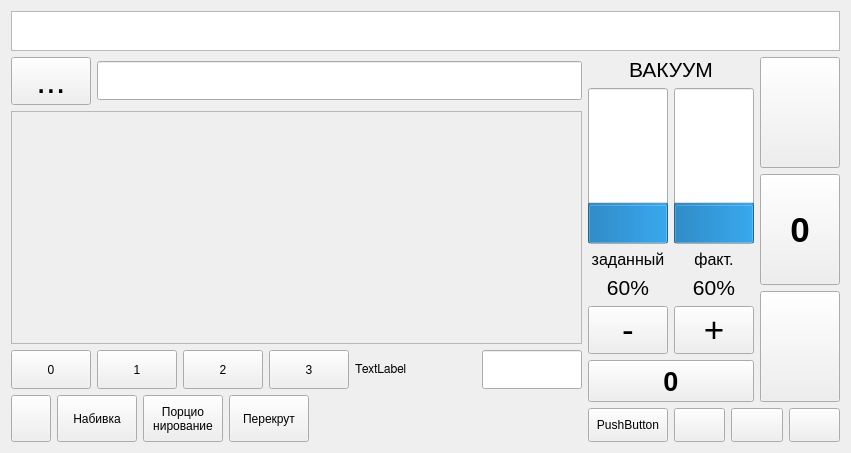
<?xml version="1.0" encoding="UTF-8"?>
<ui version="4.0">
 <class>MainFrame</class>
 <widget class="QWidget" name="MainFrame">
  <property name="geometry">
   <rect>
    <x>0</x>
    <y>0</y>
    <width>851</width>
    <height>453</height>
   </rect>
  </property>
  <property name="minimumSize">
   <size>
    <width>0</width>
    <height>0</height>
   </size>
  </property>
  <property name="windowTitle">
   <string>Form</string>
  </property>
  <layout class="QGridLayout" name="gridLayout_3">
   <item row="0" column="0">
    <layout class="QGridLayout" name="gridLayout_2" rowstretch="2,20,2" columnstretch="20,2,1" columnminimumwidth="0,0,0">
     <property name="sizeConstraint">
      <enum>QLayout::SetMaximumSize</enum>
     </property>
     <property name="leftMargin">
      <number>0</number>
     </property>
     <property name="topMargin">
      <number>0</number>
     </property>
     <property name="rightMargin">
      <number>0</number>
     </property>
     <property name="bottomMargin">
      <number>0</number>
     </property>
     <property name="horizontalSpacing">
      <number>6</number>
     </property>
     <item row="2" column="1" colspan="2">
      <layout class="QHBoxLayout" name="horizontalLayout_10">
       <item>
        <widget class="QPushButton" name="pushButton_29">
         <property name="sizePolicy">
          <sizepolicy hsizetype="Minimum" vsizetype="Minimum">
           <horstretch>0</horstretch>
           <verstretch>0</verstretch>
          </sizepolicy>
         </property>
         <property name="text">
          <string>PushButton</string>
         </property>
         <property name="checkable">
          <bool>true</bool>
         </property>
        </widget>
       </item>
       <item>
        <widget class="QPushButton" name="btnAlarms">
         <property name="sizePolicy">
          <sizepolicy hsizetype="Minimum" vsizetype="Minimum">
           <horstretch>0</horstretch>
           <verstretch>0</verstretch>
          </sizepolicy>
         </property>
         <property name="text">
          <string/>
         </property>
         <property name="icon">
          <iconset resource="../resources.qrc">
           <normaloff>:/images/exclamation.png</normaloff>:/images/exclamation.png</iconset>
         </property>
         <property name="iconSize">
          <size>
           <width>48</width>
           <height>48</height>
          </size>
         </property>
        </widget>
       </item>
       <item>
        <widget class="QPushButton" name="btnInfo">
         <property name="sizePolicy">
          <sizepolicy hsizetype="Minimum" vsizetype="Minimum">
           <horstretch>0</horstretch>
           <verstretch>0</verstretch>
          </sizepolicy>
         </property>
         <property name="text">
          <string/>
         </property>
         <property name="icon">
          <iconset resource="../resources.qrc">
           <normaloff>:/images/info.png</normaloff>:/images/info.png</iconset>
         </property>
         <property name="iconSize">
          <size>
           <width>48</width>
           <height>48</height>
          </size>
         </property>
        </widget>
       </item>
       <item>
        <widget class="QPushButton" name="buttonConfig">
         <property name="sizePolicy">
          <sizepolicy hsizetype="Minimum" vsizetype="Minimum">
           <horstretch>0</horstretch>
           <verstretch>0</verstretch>
          </sizepolicy>
         </property>
         <property name="text">
          <string/>
         </property>
         <property name="icon">
          <iconset resource="../resources.qrc">
           <normaloff>:/images/gears.png</normaloff>:/images/gears.png</iconset>
         </property>
         <property name="iconSize">
          <size>
           <width>48</width>
           <height>48</height>
          </size>
         </property>
        </widget>
       </item>
      </layout>
     </item>
     <item row="1" column="1">
      <layout class="QGridLayout" name="gridLayout" rowstretch="1,10,2,2">
       <item row="1" column="1">
        <layout class="QVBoxLayout" name="verticalLayout_3">
         <item>
          <widget class="QProgressBar" name="indVacuum">
           <property name="sizePolicy">
            <sizepolicy hsizetype="Minimum" vsizetype="Expanding">
             <horstretch>0</horstretch>
             <verstretch>0</verstretch>
            </sizepolicy>
           </property>
           <property name="value">
            <number>24</number>
           </property>
           <property name="textVisible">
            <bool>false</bool>
           </property>
           <property name="orientation">
            <enum>Qt::Vertical</enum>
           </property>
          </widget>
         </item>
         <item>
          <widget class="QLabel" name="label_14">
           <property name="font">
            <font>
             <pointsize>12</pointsize>
            </font>
           </property>
           <property name="text">
            <string>факт.</string>
           </property>
           <property name="alignment">
            <set>Qt::AlignCenter</set>
           </property>
          </widget>
         </item>
         <item>
          <widget class="QLabel" name="lblVacuum">
           <property name="font">
            <font>
             <pointsize>16</pointsize>
            </font>
           </property>
           <property name="text">
            <string>60%</string>
           </property>
           <property name="alignment">
            <set>Qt::AlignCenter</set>
           </property>
          </widget>
         </item>
        </layout>
       </item>
       <item row="2" column="0" colspan="2">
        <layout class="QHBoxLayout" name="horizontalLayout_8">
         <item>
          <widget class="QPushButton" name="btnVacuumMinus">
           <property name="sizePolicy">
            <sizepolicy hsizetype="Minimum" vsizetype="Minimum">
             <horstretch>0</horstretch>
             <verstretch>0</verstretch>
            </sizepolicy>
           </property>
           <property name="font">
            <font>
             <pointsize>26</pointsize>
            </font>
           </property>
           <property name="text">
            <string>-</string>
           </property>
          </widget>
         </item>
         <item>
          <widget class="QPushButton" name="btnVacuumPlus">
           <property name="sizePolicy">
            <sizepolicy hsizetype="Minimum" vsizetype="Minimum">
             <horstretch>0</horstretch>
             <verstretch>0</verstretch>
            </sizepolicy>
           </property>
           <property name="font">
            <font>
             <pointsize>26</pointsize>
            </font>
           </property>
           <property name="text">
            <string>+</string>
           </property>
          </widget>
         </item>
        </layout>
       </item>
       <item row="1" column="0">
        <layout class="QVBoxLayout" name="verticalLayout_2">
         <item>
          <widget class="QProgressBar" name="indSetpoint">
           <property name="sizePolicy">
            <sizepolicy hsizetype="Minimum" vsizetype="Expanding">
             <horstretch>0</horstretch>
             <verstretch>0</verstretch>
            </sizepolicy>
           </property>
           <property name="value">
            <number>24</number>
           </property>
           <property name="textVisible">
            <bool>false</bool>
           </property>
           <property name="orientation">
            <enum>Qt::Vertical</enum>
           </property>
          </widget>
         </item>
         <item>
          <widget class="QLabel" name="label_13">
           <property name="font">
            <font>
             <pointsize>12</pointsize>
            </font>
           </property>
           <property name="text">
            <string>заданный</string>
           </property>
           <property name="alignment">
            <set>Qt::AlignCenter</set>
           </property>
          </widget>
         </item>
         <item>
          <widget class="QLabel" name="lblSetpoint">
           <property name="font">
            <font>
             <pointsize>16</pointsize>
            </font>
           </property>
           <property name="text">
            <string>60%</string>
           </property>
           <property name="alignment">
            <set>Qt::AlignCenter</set>
           </property>
          </widget>
         </item>
        </layout>
       </item>
       <item row="3" column="0" colspan="2">
        <widget class="QPushButton" name="btnVacuumOnOff">
         <property name="sizePolicy">
          <sizepolicy hsizetype="Minimum" vsizetype="Minimum">
           <horstretch>0</horstretch>
           <verstretch>0</verstretch>
          </sizepolicy>
         </property>
         <property name="font">
          <font>
           <pointsize>20</pointsize>
           <weight>75</weight>
           <bold>true</bold>
          </font>
         </property>
         <property name="text">
          <string>0</string>
         </property>
         <property name="checkable">
          <bool>true</bool>
         </property>
        </widget>
       </item>
       <item row="0" column="0" colspan="2">
        <widget class="QLabel" name="label_16">
         <property name="font">
          <font>
           <pointsize>16</pointsize>
          </font>
         </property>
         <property name="text">
          <string>ВАКУУМ</string>
         </property>
         <property name="alignment">
          <set>Qt::AlignCenter</set>
         </property>
        </widget>
       </item>
      </layout>
     </item>
     <item row="1" column="2">
      <layout class="QVBoxLayout" name="verticalLayout_4">
       <item>
        <widget class="QPushButton" name="pushButton_26">
         <property name="sizePolicy">
          <sizepolicy hsizetype="Minimum" vsizetype="Minimum">
           <horstretch>0</horstretch>
           <verstretch>0</verstretch>
          </sizepolicy>
         </property>
         <property name="text">
          <string/>
         </property>
         <property name="icon">
          <iconset resource="../resources.qrc">
           <normaloff>:/images/circled-up.png</normaloff>:/images/circled-up.png</iconset>
         </property>
         <property name="iconSize">
          <size>
           <width>64</width>
           <height>64</height>
          </size>
         </property>
        </widget>
       </item>
       <item>
        <widget class="QPushButton" name="pushButton_27">
         <property name="sizePolicy">
          <sizepolicy hsizetype="Minimum" vsizetype="Minimum">
           <horstretch>0</horstretch>
           <verstretch>0</verstretch>
          </sizepolicy>
         </property>
         <property name="font">
          <font>
           <pointsize>26</pointsize>
           <weight>75</weight>
           <bold>true</bold>
          </font>
         </property>
         <property name="text">
          <string>0</string>
         </property>
        </widget>
       </item>
       <item>
        <widget class="QPushButton" name="pushButton_28">
         <property name="sizePolicy">
          <sizepolicy hsizetype="Minimum" vsizetype="Minimum">
           <horstretch>0</horstretch>
           <verstretch>0</verstretch>
          </sizepolicy>
         </property>
         <property name="text">
          <string/>
         </property>
         <property name="icon">
          <iconset resource="../resources.qrc">
           <normaloff>:/images/circled-down.png</normaloff>:/images/circled-down.png</iconset>
         </property>
         <property name="iconSize">
          <size>
           <width>64</width>
           <height>64</height>
          </size>
         </property>
        </widget>
       </item>
      </layout>
     </item>
     <item row="1" column="0" rowspan="2">
      <layout class="QVBoxLayout" name="verticalLayout" stretch="1,0,1,1">
       <item>
        <layout class="QHBoxLayout" name="horizontalLayout_9" stretch="1,5">
         <item>
          <widget class="QPushButton" name="btnManagePresset">
           <property name="sizePolicy">
            <sizepolicy hsizetype="Fixed" vsizetype="Minimum">
             <horstretch>0</horstretch>
             <verstretch>0</verstretch>
            </sizepolicy>
           </property>
           <property name="font">
            <font>
             <pointsize>26</pointsize>
             <weight>50</weight>
             <bold>false</bold>
            </font>
           </property>
           <property name="text">
            <string>...</string>
           </property>
          </widget>
         </item>
         <item>
          <widget class="QLineEdit" name="txtPressetName">
           <property name="font">
            <font>
             <pointsize>20</pointsize>
            </font>
           </property>
          </widget>
         </item>
        </layout>
       </item>
       <item>
        <widget class="QFrame" name="PressetFrame">
         <property name="sizePolicy">
          <sizepolicy hsizetype="Minimum" vsizetype="Minimum">
           <horstretch>1</horstretch>
           <verstretch>5</verstretch>
          </sizepolicy>
         </property>
         <property name="frameShape">
          <enum>QFrame::StyledPanel</enum>
         </property>
         <property name="frameShadow">
          <enum>QFrame::Raised</enum>
         </property>
        </widget>
       </item>
       <item>
        <layout class="QHBoxLayout" name="horizontalLayout_6" stretch="1,1,1,1,1,3,0">
         <item>
          <widget class="QPushButton" name="btnPedal0">
           <property name="sizePolicy">
            <sizepolicy hsizetype="Fixed" vsizetype="Minimum">
             <horstretch>1</horstretch>
             <verstretch>0</verstretch>
            </sizepolicy>
           </property>
           <property name="text">
            <string>0</string>
           </property>
           <property name="checkable">
            <bool>true</bool>
           </property>
           <property name="autoExclusive">
            <bool>false</bool>
           </property>
           <attribute name="buttonGroup">
            <string notr="true">buttonGroup</string>
           </attribute>
          </widget>
         </item>
         <item>
          <widget class="QPushButton" name="btnPedal1">
           <property name="sizePolicy">
            <sizepolicy hsizetype="Fixed" vsizetype="Minimum">
             <horstretch>1</horstretch>
             <verstretch>0</verstretch>
            </sizepolicy>
           </property>
           <property name="text">
            <string>1</string>
           </property>
           <property name="checkable">
            <bool>true</bool>
           </property>
           <property name="autoExclusive">
            <bool>true</bool>
           </property>
           <attribute name="buttonGroup">
            <string notr="true">buttonGroup</string>
           </attribute>
          </widget>
         </item>
         <item>
          <widget class="QPushButton" name="btnPedal2">
           <property name="sizePolicy">
            <sizepolicy hsizetype="Fixed" vsizetype="Minimum">
             <horstretch>1</horstretch>
             <verstretch>0</verstretch>
            </sizepolicy>
           </property>
           <property name="text">
            <string>2</string>
           </property>
           <property name="checkable">
            <bool>true</bool>
           </property>
           <property name="autoExclusive">
            <bool>true</bool>
           </property>
           <attribute name="buttonGroup">
            <string notr="true">buttonGroup</string>
           </attribute>
          </widget>
         </item>
         <item>
          <widget class="QPushButton" name="btnPedal3">
           <property name="sizePolicy">
            <sizepolicy hsizetype="Fixed" vsizetype="Minimum">
             <horstretch>1</horstretch>
             <verstretch>0</verstretch>
            </sizepolicy>
           </property>
           <property name="text">
            <string>3</string>
           </property>
           <property name="checkable">
            <bool>true</bool>
           </property>
           <property name="autoExclusive">
            <bool>true</bool>
           </property>
           <attribute name="buttonGroup">
            <string notr="true">buttonGroup</string>
           </attribute>
          </widget>
         </item>
         <item>
          <widget class="QLabel" name="lblPedalMode">
           <property name="sizePolicy">
            <sizepolicy hsizetype="Preferred" vsizetype="Preferred">
             <horstretch>2</horstretch>
             <verstretch>0</verstretch>
            </sizepolicy>
           </property>
           <property name="font">
            <font>
             <family>FreeSans</family>
            </font>
           </property>
           <property name="text">
            <string>TextLabel</string>
           </property>
          </widget>
         </item>
         <item>
          <spacer name="horizontalSpacer_6">
           <property name="orientation">
            <enum>Qt::Horizontal</enum>
           </property>
           <property name="sizeHint" stdset="0">
            <size>
             <width>40</width>
             <height>20</height>
            </size>
           </property>
          </spacer>
         </item>
         <item>
          <widget class="QClickableLineEdit" name="txtPortionCount">
           <property name="maximumSize">
            <size>
             <width>100</width>
             <height>16777215</height>
            </size>
           </property>
           <property name="font">
            <font>
             <pointsize>20</pointsize>
            </font>
           </property>
          </widget>
         </item>
        </layout>
       </item>
       <item>
        <layout class="QHBoxLayout" name="horizontalLayout_7" stretch="1,1,1,1,6">
         <item>
          <widget class="QPushButton" name="btnEnableOperation">
           <property name="sizePolicy">
            <sizepolicy hsizetype="Fixed" vsizetype="Minimum">
             <horstretch>0</horstretch>
             <verstretch>0</verstretch>
            </sizepolicy>
           </property>
           <property name="text">
            <string/>
           </property>
           <property name="icon">
            <iconset resource="../resources.qrc">
             <normaloff>:/images/power-button-off.png</normaloff>:/images/power-button-off.png</iconset>
           </property>
           <property name="iconSize">
            <size>
             <width>64</width>
             <height>32</height>
            </size>
           </property>
           <property name="checkable">
            <bool>false</bool>
           </property>
           <property name="autoExclusive">
            <bool>false</bool>
           </property>
          </widget>
         </item>
         <item>
          <widget class="QPushButton" name="btnStuffing">
           <property name="sizePolicy">
            <sizepolicy hsizetype="Fixed" vsizetype="Minimum">
             <horstretch>0</horstretch>
             <verstretch>0</verstretch>
            </sizepolicy>
           </property>
           <property name="text">
            <string>Набивка</string>
           </property>
           <property name="checkable">
            <bool>true</bool>
           </property>
           <property name="autoExclusive">
            <bool>true</bool>
           </property>
           <attribute name="buttonGroup">
            <string notr="true">buttonGroup_2</string>
           </attribute>
          </widget>
         </item>
         <item>
          <widget class="QPushButton" name="btnPortion">
           <property name="sizePolicy">
            <sizepolicy hsizetype="Fixed" vsizetype="Minimum">
             <horstretch>0</horstretch>
             <verstretch>0</verstretch>
            </sizepolicy>
           </property>
           <property name="text">
            <string>Порцио
нирование</string>
           </property>
           <property name="checkable">
            <bool>true</bool>
           </property>
           <property name="autoExclusive">
            <bool>true</bool>
           </property>
           <attribute name="buttonGroup">
            <string notr="true">buttonGroup_2</string>
           </attribute>
          </widget>
         </item>
         <item>
          <widget class="QPushButton" name="btnSwiper">
           <property name="sizePolicy">
            <sizepolicy hsizetype="Fixed" vsizetype="Minimum">
             <horstretch>0</horstretch>
             <verstretch>0</verstretch>
            </sizepolicy>
           </property>
           <property name="text">
            <string>Перекрут</string>
           </property>
           <property name="checkable">
            <bool>true</bool>
           </property>
           <property name="autoExclusive">
            <bool>true</bool>
           </property>
           <attribute name="buttonGroup">
            <string notr="true">buttonGroup_2</string>
           </attribute>
          </widget>
         </item>
         <item>
          <spacer name="horizontalSpacer_7">
           <property name="orientation">
            <enum>Qt::Horizontal</enum>
           </property>
           <property name="sizeHint" stdset="0">
            <size>
             <width>40</width>
             <height>20</height>
            </size>
           </property>
          </spacer>
         </item>
        </layout>
       </item>
      </layout>
     </item>
     <item row="0" column="0" colspan="3">
      <widget class="QGraphicsView" name="graphicsView">
       <property name="maximumSize">
        <size>
         <width>16777215</width>
         <height>40</height>
        </size>
       </property>
      </widget>
     </item>
    </layout>
   </item>
  </layout>
 </widget>
 <customwidgets>
  <customwidget>
   <class>QClickableLineEdit</class>
   <extends>QLineEdit</extends>
   <header>widgets/qclickablelineedit.h</header>
  </customwidget>
 </customwidgets>
 <resources>
  <include location="../resources.qrc"/>
 </resources>
 <connections/>
 <buttongroups>
  <buttongroup name="buttonGroup"/>
  <buttongroup name="buttonGroup_2"/>
 </buttongroups>
</ui>
